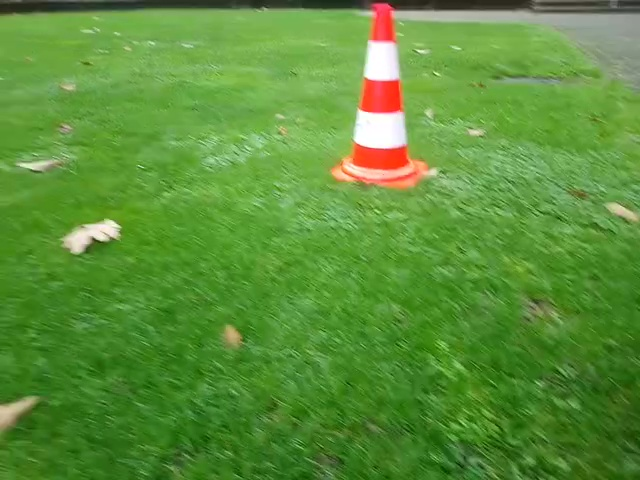
#> input picture Navigation/imageDetection/pylon (527).jpg, 640 x 480 px; its folder holds only this picture in this run
$ python -i pylonDetector.py   (imports and definitions only)
#> lines starting #> are read from the running program, lines starting #| are printed output that depends on the picture
# Modified code taken from 'darknet_video.py' of darknet (https://github.com/AlexeyAB/darknet) by pjreddie and AlexeyAB
import os,sys,inspect
import cv2
import numpy as np
from enum import Enum
from imageDetection import darknet
from configreader import parser

netMain = None # used in module 'darknet.py'
metaMain = None # used in module 'darknet.py'

class Label(Enum):
    Pylon = "pylon".encode()
    LyingPylon = "lyingPylon".encode()
    Obstacle = "obstacle".encode()

# [103 lines that did not run here, left out]

>>> import cv2
>>> picture = cv2.imread('pylon (527).jpg', cv2.IMREAD_GRAYSCALE)
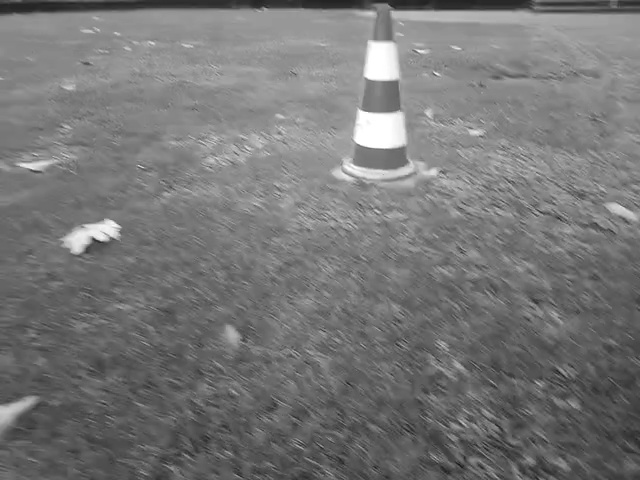
#> picture: shape (480, 640); min 20, max 255, mean 118.6
#> (the run stopped early here; a loop or call above may not have finished)
